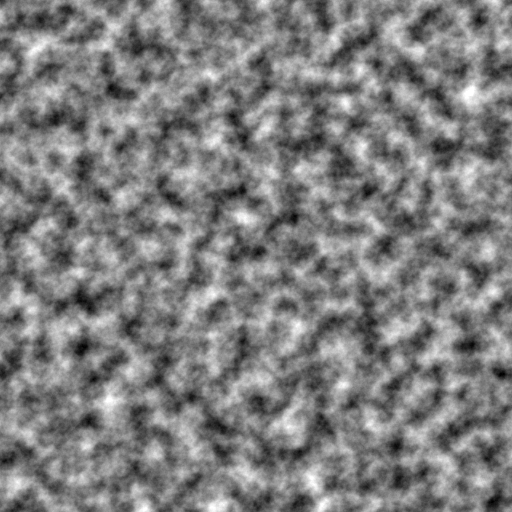
#> input picture noise_2d_01.png, 512 x 512 px
$ jupyter execute perlin_frequency_analysis.ipynb
#> lines starting #> are read from the running program, lines starting #| are printed output that depends on the picture
# Perlin Noise Frequency Analysis
This notebook computes the 2D Fourier spectrum of a Perlin noise image to verify that it is not band limited.

[cell 1]
from PIL import Image
import numpy as np
import matplotlib.pyplot as plt

[cell 2]
# Load the generated Perlin noise image
img = Image.open('../noise_2d_01.png').convert('L')
data = np.asarray(img, dtype=np.float32) / 255.0
plt.imshow(data, cmap='gray')
plt.title('Perlin noise')
plt.axis('off')
plt.show()

[cell 3]
# Compute the 2D FFT
fft = np.fft.fftshift(np.fft.fft2(data))
magnitude = np.abs(fft)
log_mag = np.log1p(magnitude)
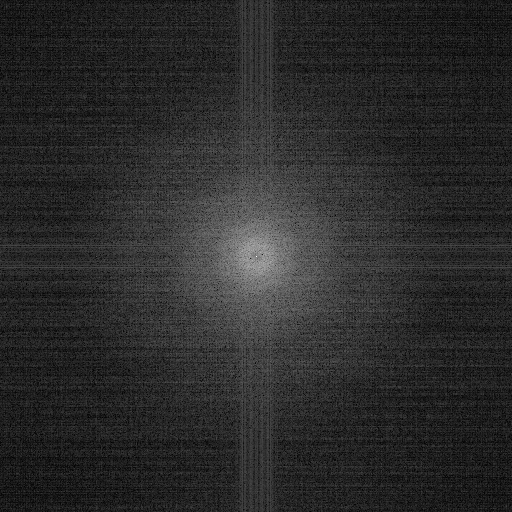
#> log_mag: shape (512, 512) float64; min 0.0117, max 11.77, mean 2.02; drawn with min black and max white
plt.imshow(log_mag, cmap='inferno')
plt.title('Log magnitude of FFT')
plt.axis('off')
plt.show()


$ run again, with noise_2d_hf_05.png copied over noise_2d_01.png
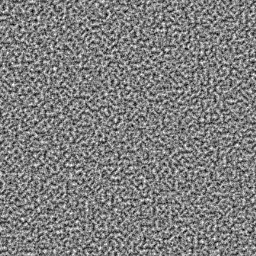
#> input picture noise_2d_hf_05.png, 256 x 256 px
#> `log_mag = np.log1p(magnitude)`:
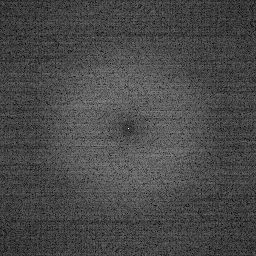
#> log_mag: shape (256, 256) float64; min 0.109, max 10.39, mean 3.07; drawn with min black and max white

$ run again, with noise_2d_map.png copied over noise_2d_01.png
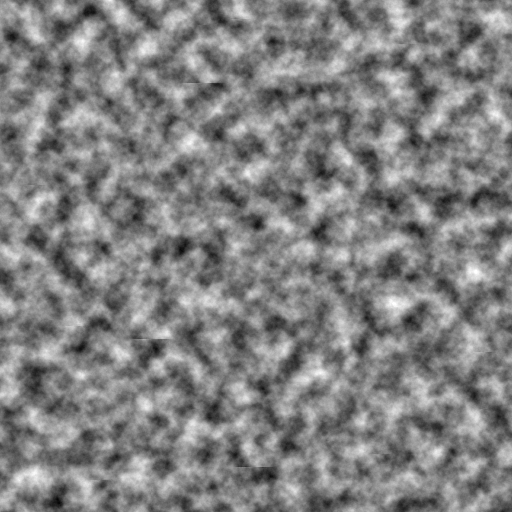
#> input picture noise_2d_map.png, 512 x 512 px
#> `log_mag = np.log1p(magnitude)`:
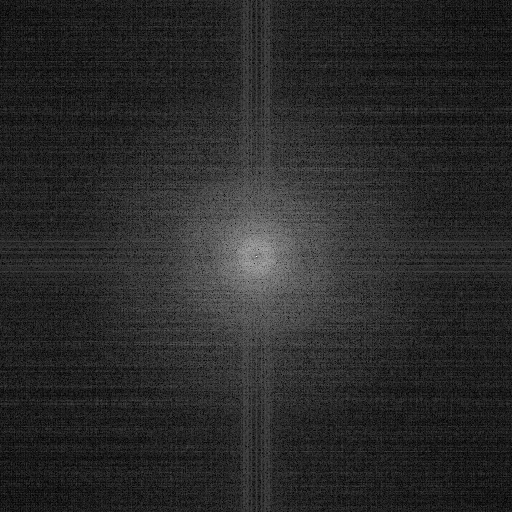
#> log_mag: shape (512, 512) float64; min 0.0118, max 11.8, mean 1.95; drawn with min black and max white

$ run again, with noise_3d_diag_04.png copied over noise_2d_01.png
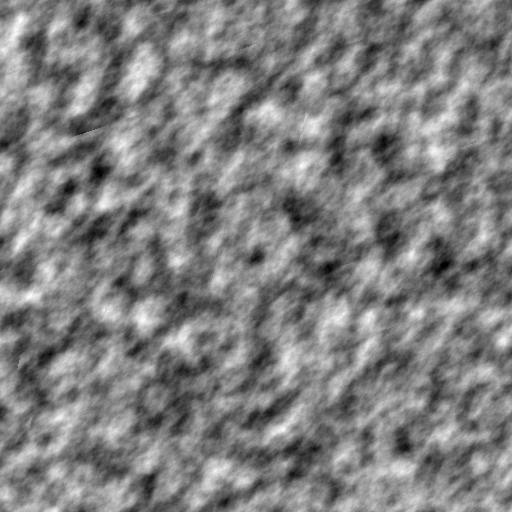
#> input picture noise_3d_diag_04.png, 512 x 512 px
#> `log_mag = np.log1p(magnitude)`:
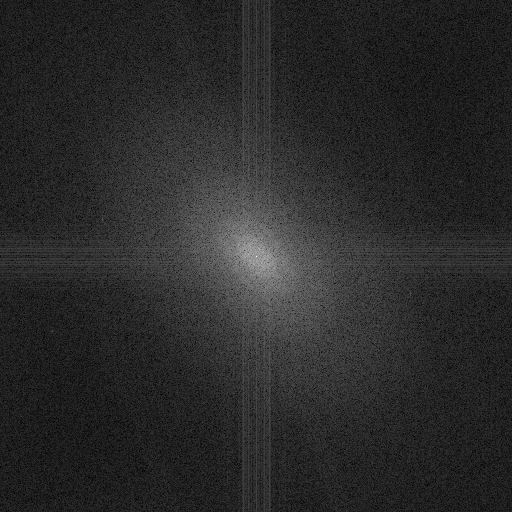
#> log_mag: shape (512, 512) float64; min 0.00757, max 11.78, mean 1.99; drawn with min black and max white
